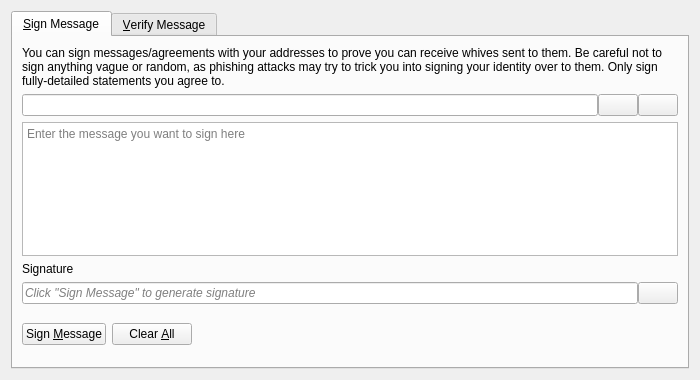
<?xml version="1.0" encoding="UTF-8"?>
<ui version="4.0">
 <class>SignVerifyMessageDialog</class>
 <widget class="QDialog" name="SignVerifyMessageDialog">
  <property name="geometry">
   <rect>
    <x>0</x>
    <y>0</y>
    <width>700</width>
    <height>380</height>
   </rect>
  </property>
  <property name="windowTitle">
   <string>Signatures - Sign / Verify a Message</string>
  </property>
  <property name="modal">
   <bool>true</bool>
  </property>
  <layout class="QVBoxLayout" name="verticalLayout">
   <item>
    <widget class="QTabWidget" name="tabWidget">
     <property name="currentIndex">
      <number>0</number>
     </property>
     <widget class="QWidget" name="tabSignMessage">
      <attribute name="title">
       <string>&amp;Sign Message</string>
      </attribute>
      <layout class="QVBoxLayout" name="verticalLayout_SM">
       <item>
        <widget class="QLabel" name="infoLabel_SM">
         <property name="text">
          <string>You can sign messages/agreements with your addresses to prove you can receive whives sent to them. Be careful not to sign anything vague or random, as phishing attacks may try to trick you into signing your identity over to them. Only sign fully-detailed statements you agree to.</string>
         </property>
         <property name="textFormat">
          <enum>Qt::PlainText</enum>
         </property>
         <property name="wordWrap">
          <bool>true</bool>
         </property>
        </widget>
       </item>
       <item>
        <layout class="QHBoxLayout" name="horizontalLayout_1_SM">
         <property name="spacing">
          <number>0</number>
         </property>
         <item>
          <widget class="QValidatedLineEdit" name="addressIn_SM">
           <property name="toolTip">
            <string>The Whive address to sign the message with</string>
           </property>
          </widget>
         </item>
         <item>
          <widget class="QPushButton" name="addressBookButton_SM">
           <property name="toolTip">
            <string>Choose previously used address</string>
           </property>
           <property name="text">
            <string/>
           </property>
           <property name="icon">
            <iconset resource="../bitcoin.qrc">
             <normaloff>:/icons/address-book</normaloff>:/icons/address-book</iconset>
           </property>
           <property name="shortcut">
            <string>Alt+A</string>
           </property>
           <property name="autoDefault">
            <bool>false</bool>
           </property>
          </widget>
         </item>
         <item>
          <widget class="QPushButton" name="pasteButton_SM">
           <property name="toolTip">
            <string>Paste address from clipboard</string>
           </property>
           <property name="text">
            <string/>
           </property>
           <property name="icon">
            <iconset resource="../bitcoin.qrc">
             <normaloff>:/icons/editpaste</normaloff>:/icons/editpaste</iconset>
           </property>
           <property name="shortcut">
            <string>Alt+P</string>
           </property>
           <property name="autoDefault">
            <bool>false</bool>
           </property>
          </widget>
         </item>
        </layout>
       </item>
       <item>
        <widget class="QPlainTextEdit" name="messageIn_SM">
         <property name="toolTip">
          <string>Enter the message you want to sign here</string>
         </property>
         <property name="placeholderText">
          <string>Enter the message you want to sign here</string>
         </property>
        </widget>
       </item>
       <item>
        <widget class="QLabel" name="signatureLabel_SM">
         <property name="text">
          <string>Signature</string>
         </property>
         <property name="textFormat">
          <enum>Qt::PlainText</enum>
         </property>
        </widget>
       </item>
       <item>
        <layout class="QHBoxLayout" name="horizontalLayout_2_SM">
         <property name="spacing">
          <number>0</number>
         </property>
         <item>
          <widget class="QLineEdit" name="signatureOut_SM">
           <property name="placeholderText">
            <string>Click "Sign Message" to generate signature</string>
           </property>
           <property name="font">
            <font>
             <italic>true</italic>
            </font>
           </property>
           <property name="readOnly">
            <bool>true</bool>
           </property>
          </widget>
         </item>
         <item>
          <widget class="QPushButton" name="copySignatureButton_SM">
           <property name="toolTip">
            <string>Copy the current signature to the system clipboard</string>
           </property>
           <property name="text">
            <string/>
           </property>
           <property name="icon">
            <iconset resource="../bitcoin.qrc">
             <normaloff>:/icons/editcopy</normaloff>:/icons/editcopy</iconset>
           </property>
           <property name="autoDefault">
            <bool>false</bool>
           </property>
          </widget>
         </item>
        </layout>
       </item>
       <item>
        <layout class="QHBoxLayout" name="horizontalLayout_3_SM">
         <item>
          <widget class="QPushButton" name="signMessageButton_SM">
           <property name="toolTip">
            <string>Sign the message to prove you own this Whive address</string>
           </property>
           <property name="text">
            <string>Sign &amp;Message</string>
           </property>
           <property name="icon">
            <iconset resource="../bitcoin.qrc">
             <normaloff>:/icons/edit</normaloff>:/icons/edit</iconset>
           </property>
           <property name="autoDefault">
            <bool>false</bool>
           </property>
          </widget>
         </item>
         <item>
          <widget class="QPushButton" name="clearButton_SM">
           <property name="toolTip">
            <string>Reset all sign message fields</string>
           </property>
           <property name="text">
            <string>Clear &amp;All</string>
           </property>
           <property name="icon">
            <iconset resource="../bitcoin.qrc">
             <normaloff>:/icons/remove</normaloff>:/icons/remove</iconset>
           </property>
           <property name="autoDefault">
            <bool>false</bool>
           </property>
          </widget>
         </item>
         <item>
          <spacer name="horizontalSpacer_1_SM">
           <property name="orientation">
            <enum>Qt::Horizontal</enum>
           </property>
           <property name="sizeHint" stdset="0">
            <size>
             <width>40</width>
             <height>48</height>
            </size>
           </property>
          </spacer>
         </item>
         <item>
          <widget class="QLabel" name="statusLabel_SM">
           <property name="font">
            <font>
             <weight>75</weight>
             <bold>true</bold>
            </font>
           </property>
           <property name="text">
            <string/>
           </property>
           <property name="wordWrap">
            <bool>true</bool>
           </property>
          </widget>
         </item>
         <item>
          <spacer name="horizontalSpacer_2_SM">
           <property name="orientation">
            <enum>Qt::Horizontal</enum>
           </property>
           <property name="sizeHint" stdset="0">
            <size>
             <width>40</width>
             <height>48</height>
            </size>
           </property>
          </spacer>
         </item>
        </layout>
       </item>
      </layout>
     </widget>
     <widget class="QWidget" name="tabVerifyMessage">
      <attribute name="title">
       <string>&amp;Verify Message</string>
      </attribute>
      <layout class="QVBoxLayout" name="verticalLayout_VM">
       <item>
        <widget class="QLabel" name="infoLabel_VM">
         <property name="text">
          <string>Enter the receiver's address, message (ensure you copy line breaks, spaces, tabs, etc. exactly) and signature below to verify the message. Be careful not to read more into the signature than what is in the signed message itself, to avoid being tricked by a man-in-the-middle attack. Note that this only proves the signing party receives with the address, it cannot prove sendership of any transaction!</string>
         </property>
         <property name="textFormat">
          <enum>Qt::PlainText</enum>
         </property>
         <property name="alignment">
          <set>Qt::AlignLeading|Qt::AlignLeft|Qt::AlignTop</set>
         </property>
         <property name="wordWrap">
          <bool>true</bool>
         </property>
        </widget>
       </item>
       <item>
        <layout class="QHBoxLayout" name="horizontalLayout_1_VM">
         <property name="spacing">
          <number>0</number>
         </property>
         <item>
          <widget class="QValidatedLineEdit" name="addressIn_VM">
           <property name="toolTip">
            <string>The Whive address the message was signed with</string>
           </property>
          </widget>
         </item>
         <item>
          <widget class="QPushButton" name="addressBookButton_VM">
           <property name="toolTip">
            <string>Choose previously used address</string>
           </property>
           <property name="text">
            <string/>
           </property>
           <property name="icon">
            <iconset resource="../bitcoin.qrc">
             <normaloff>:/icons/address-book</normaloff>:/icons/address-book</iconset>
           </property>
           <property name="shortcut">
            <string>Alt+A</string>
           </property>
           <property name="autoDefault">
            <bool>false</bool>
           </property>
          </widget>
         </item>
        </layout>
       </item>
       <item>
        <widget class="QPlainTextEdit" name="messageIn_VM">
          <property name="toolTip">
            <string>The signed message to verify</string>
          </property>
          <property name="placeholderText">
            <string>The signed message to verify</string>
          </property>
        </widget>
       </item>
       <item>
        <widget class="QValidatedLineEdit" name="signatureIn_VM">
          <property name="toolTip">
            <string>The signature given when the message was signed</string>
          </property>
          <property name="placeholderText">
            <string>The signature given when the message was signed</string>
          </property>
        </widget>
       </item>
       <item>
        <layout class="QHBoxLayout" name="horizontalLayout_2_VM">
         <item>
          <widget class="QPushButton" name="verifyMessageButton_VM">
           <property name="toolTip">
		   <string>Verify the message to ensure it was signed with the specified Whive address</string>
           </property>
           <property name="text">
            <string>Verify &amp;Message</string>
           </property>
           <property name="icon">
            <iconset resource="../bitcoin.qrc">
             <normaloff>:/icons/transaction_0</normaloff>:/icons/transaction_0</iconset>
           </property>
           <property name="autoDefault">
            <bool>false</bool>
           </property>
          </widget>
         </item>
         <item>
          <widget class="QPushButton" name="clearButton_VM">
           <property name="toolTip">
            <string>Reset all verify message fields</string>
           </property>
           <property name="text">
            <string>Clear &amp;All</string>
           </property>
           <property name="icon">
            <iconset resource="../bitcoin.qrc">
             <normaloff>:/icons/remove</normaloff>:/icons/remove</iconset>
           </property>
           <property name="autoDefault">
            <bool>false</bool>
           </property>
          </widget>
         </item>
         <item>
          <spacer name="horizontalSpacer_1_VM">
           <property name="orientation">
            <enum>Qt::Horizontal</enum>
           </property>
           <property name="sizeHint" stdset="0">
            <size>
             <width>40</width>
             <height>48</height>
            </size>
           </property>
          </spacer>
         </item>
         <item>
          <widget class="QLabel" name="statusLabel_VM">
           <property name="font">
            <font>
             <weight>75</weight>
             <bold>true</bold>
            </font>
           </property>
           <property name="text">
            <string/>
           </property>
           <property name="wordWrap">
            <bool>true</bool>
           </property>
          </widget>
         </item>
         <item>
          <spacer name="horizontalSpacer_2_VM">
           <property name="orientation">
            <enum>Qt::Horizontal</enum>
           </property>
           <property name="sizeHint" stdset="0">
            <size>
             <width>40</width>
             <height>48</height>
            </size>
           </property>
          </spacer>
         </item>
        </layout>
       </item>
      </layout>
     </widget>
    </widget>
   </item>
  </layout>
 </widget>
 <customwidgets>
  <customwidget>
   <class>QValidatedLineEdit</class>
   <extends>QLineEdit</extends>
   <header>qt/qvalidatedlineedit.h</header>
  </customwidget>
 </customwidgets>
 <resources>
  <include location="../bitcoin.qrc"/>
 </resources>
 <connections/>
</ui>
